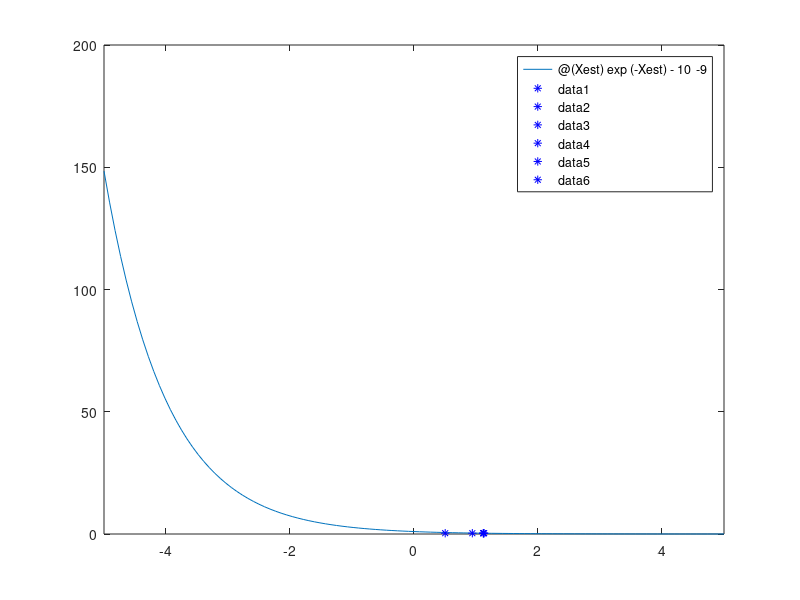

MATLAB code to generate this figure:
function Xs = simple_NewtonRoot1
imax=2000;
err=10^-3;
i=0;
Xest=0,X1= 0;
Xnext=1;
F0= funE(X1);
disp (F0);
record_point=[];
for i = 1:imax

F1= funE(Xest);
   

Xi =Xest-(((Xest-Xnext)/funE(Xest)-funE(Xnext))*funE(Xnext));
    if (abs(Xi-Xest)) <=err
    Xs = Xi;
    fprintf('The root has found in %i iterations. \n',i);
    fprintf('The root of the equation is');
    disp (Xs);
    break
    end
Xest=Xi;
frecrd = funE(Xest);
record_point=[record_point,Xest];
disp (Xest);
A(i)=Xi;
end
fplot(@ (Xest) exp(-Xest)-10^-9);
hold on
plot(record_point,frecrd,"b*")
%disp (A);
if i== imax

fprintf('Solution was not cbtained in %i iterations. \n' ,imax);
fprintf('Please change problem parameters. \n');

end
%function defenition
function y = funE(x)
y = exp(-x)-(10^-9);
% Derivative
function y = funD(x)
y = -exp(-x);	